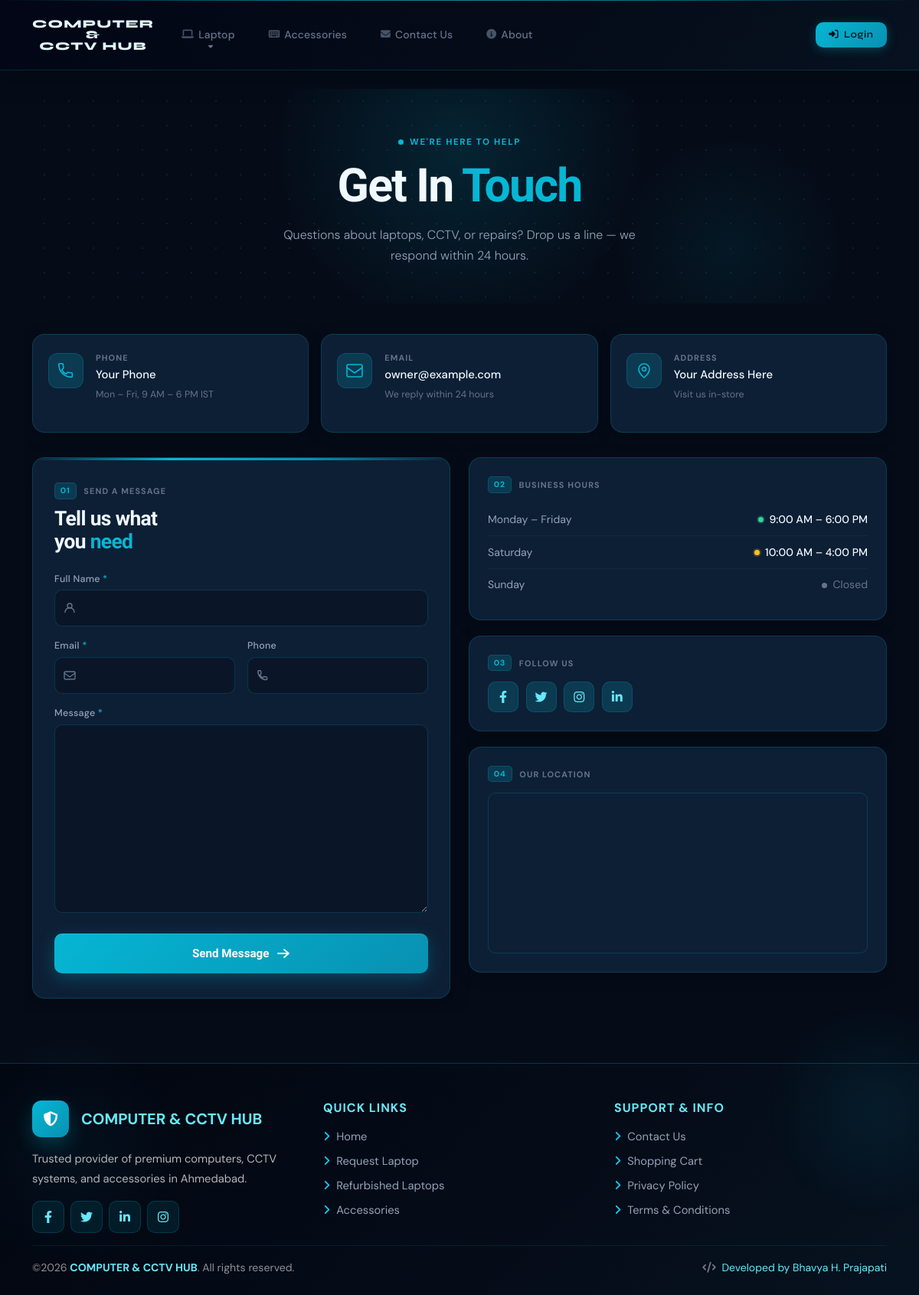
Page /contact/ on the committed database.
### contact/models.py (models this page shows, shortened)
class ContactInfo(models.Model):
    business_name = models.CharField(max_length=200)
    address = models.TextField(blank=True)
    phone = models.CharField(max_length=50, blank=True)
    email = models.EmailField(blank=True)
    map_embed = models.TextField(blank=True, help_text='Put iframe/embed HTML for map')

### contact/views.py (the view, shortened to what this page needs)
# urls.py: path('', views.contact_page, name='contact_page'),
def contact_page(request):
    info = ContactInfo.objects.first()
    initial = {}
    product_q = request.GET.get('product')
    if product_q:
        initial['product'] = product_q
    form = ContactForm(request.POST or None, initial=initial)
    product_value = initial.get('product', '')
    if request.POST:
        product_value = request.POST.get('product', product_value)
    return render(request, 'contact/contact.html', {
        'info': info,
        'form': form,
        'product_value': product_value,
    })

### contact/forms.py
class ContactForm(forms.Form):
    name = forms.CharField(max_length=120)
    email = forms.EmailField()
    phone = forms.CharField(max_length=30, required=False)
    message = forms.CharField(widget=forms.Textarea)
    product = forms.CharField(max_length=200, required=False, widget=forms.HiddenInput())

### cart/context_processors.py (called while the page is built)
def cart_item_count(request):
    if request.user.is_authenticated:
        try:
            cart = Cart.objects.get(user=request.user)
            return {'cart_item_count': cart.get_total_items()}
        except Cart.DoesNotExist:
            return {'cart_item_count': 0}
    return {'cart_item_count': 0}

### contact/templates/contact/contact.html (shortened to what this page needs)
{% extends 'base.html' %}
{% block content %}
<div class="ct-page">
  <div class="ct-hero">
    <div class="ct-hero-grid"></div>
    <div class="ct-hero-inner">
      <div class="ct-eyebrow">
        <span class="eyebrow-pulse"></span>
        We're here to help
      </div>
      <h1 class="ct-hero-title">Get In <span class="cyan">Touch</span></h1>
      <p class="ct-hero-sub">Questions about laptops, CCTV, or repairs? Drop us a line — we respond within 24 hours.</p>
    </div>
  </div>
  <div class="ct-info-row">
    <div class="info-card" style="--delay:.05s">
      <div class="info-icon">
      </div>
      <div class="info-body">
        <h3>Phone</h3>
        {% if info %}
          <a href="tel:{{ info.phone }}" class="info-val">{{ info.phone }}</a>
        {% else %}
          <span class="info-val" style="color:var(--text-muted)">Coming soon</span>
        {% endif %}
        <p>Mon – Fri, 9 AM – 6 PM IST</p>
      </div>
    </div>
    <div class="info-card" style="--delay:.1s">
      <div class="info-icon">
        <svg width="22" height="22" viewBox="0 0 22 22" fill="none">
          <rect x="1" y="3" width="20" height="16" rx="2" stroke="currentColor" stroke-width="1.6"/>
          <path d="M1 7l10 7 10-7" stroke="currentColor" stroke-width="1.6" stroke-linecap="round"/>
        </svg>
      </div>
      <div class="info-body">
        <h3>Email</h3>
        {% if info %}
          <a href="mailto:{{ info.email }}" class="info-val">{{ info.email }}</a>
        {% else %}
          <a href="mailto:support@laptopshop.com" class="info-val">support@laptopshop.com</a>
        {% endif %}
        <p>We reply within 24 hours</p>
      </div>
    </div>
    <div class="info-card" style="--delay:.15s">
      <div class="info-icon">
        <svg width="22" height="22" viewBox="0 0 22 22" fill="none">
          <path d="M11 2C7.13 2 4 5.13 4 9c0 5.25 7 11 7 11s7-5.75 7-11c0-3.87-3.13-7-7-7zm0 9.5a2.5 2.5 0 110-5 2.5 2.5 0 010 5z" stroke="currentColor" stroke-width="1.6" stroke-linejoin="round"/>
        </svg>
      </div>
      <div class="info-body">
        <h3>Address</h3>
        {% if info %}
          <span class="info-val">{{ info.address }}</span>
        {% else %}
          <span class="info-val">Tech Plaza, Innovation Street<br>Ahmedabad, Gujarat</span>
        {% endif %}
        <p>Visit us in-store</p>
      </div>
    </div>
  </div>
  <div class="ct-two-col">
    <div class="ct-form-panel">
      <div class="section-label">
        <span class="section-num">01</span> Send a message
      </div>
      <h2 class="panel-heading">Tell us what<br>you <span class="cyan">need</span></h2>
      <form method="post" novalidate class="ct-form">
        <div class="ct-field">
          <label>Full Name <span class="req">*</span></label>
          <div class="ct-input-wrap">
            {{ form.name }}
          </div>
        </div>
        <div class="ct-field-row">
          <div class="ct-field">
            <label>Email <span class="req">*</span></label>
            <div class="ct-input-wrap">
              {{ form.email }}
            </div>
          </div>
          <div class="ct-field">
            <label>Phone</label>
            <div class="ct-input-wrap">
              {{ form.phone }}
            </div>
          </div>
        </div>
        <div class="ct-field">
          <label>Message <span class="req">*</span></label>
          <div class="ct-input-wrap">
            {{ form.message }}
          </div>
        </div>
        <button type="submit" class="ct-btn">
          <span>Send Message</span>
          <svg width="18" height="18" viewBox="0 0 18 18" fill="none">
            <path d="M2 9h14M10 4l6 5-6 5" stroke="currentColor" stroke-width="1.8" stroke-linecap="round" stroke-linejoin="round"/>
          </svg>
        </button>
      </form>
    </div>
    <div class="ct-side">
      <div class="side-card" style="--delay:.08s">
        <div class="section-label">
          <span class="section-num">02</span> Business hours
        </div>
        <div class="hours-list">
          <div class="hours-row">
            <span class="hours-day">Monday – Friday</span>
            <span class="hours-time"><span class="hdot hdot-open"></span> 9:00 AM – 6:00 PM</span>
          </div>
          <div class="hours-row">
            <span class="hours-day">Saturday</span>
            <span class="hours-time"><span class="hdot hdot-limited"></span> 10:00 AM – 4:00 PM</span>
          </div>
          <div class="hours-row">
            <span class="hours-day">Sunday</span>
            <span class="hours-time closed"><span class="hdot hdot-closed"></span> Closed</span>
          </div>
        </div>
      </div>
      <div class="side-card" style="--delay:.13s">
        <div class="section-label">
          <span class="section-num">03</span> Follow us
        </div>
        <div class="social-row">
          <a href="#" class="social-btn" title="Facebook" aria-label="Facebook">
            <i class="fab fa-facebook-f"></i>
          </a>
          <a href="#" class="social-btn" title="Twitter" aria-label="Twitter">
            <i class="fab fa-twitter"></i>
          </a>
          <a href="#" class="social-btn" title="Instagram" aria-label="Instagram">
            <i class="fab fa-instagram"></i>
          </a>
          <a href="#" class="social-btn" title="LinkedIn" aria-label="LinkedIn">
            <i class="fab fa-linkedin-in"></i>
          </a>
        </div>
      </div>
      <div class="side-card" style="--delay:.18s">
        <div class="section-label">
          <span class="section-num">04</span> Our location
        </div>
        {% if info and info.map_embed %}
          <div class="map-wrap">{{ info.map_embed|safe }}</div>
        {% else %}
          <div class="map-wrap">
            <iframe
              src="https://www.google.com/maps/embed?pb=!1m18!1m12!1m3!1d3671.993894839706!2d72.56772547509188!3d23.023996379172747!2m3!1f0!2f0!3f0!3m2!1i1024!2i768!4f13.1!3m3!1m2!1s0x395e85a6f3f7252d%3A0xb82555f3986ab59!2sSHREYARTH%20UNIVERSITY!5e0!3m2!1sen!2sin!4v1777443141891!5m2!1sen!2sin"
              allowfullscreen=""
              loading="lazy"
              title="Our Location - SHREYANTH UNIVERSITY">
            </iframe>
          </div>
        {% endif %}
      </div>
    </div>
  </div>
</div>
{% endblock %}

### static/css/styles.css (style rules this page uses)
:root { --accent: #06b6d4; --muted: #6b7280; --bg: #0f172a; --primary-gradient: linear-gradient(135deg, #0f172a 0%, #1e293b 100%); }
body { font-family: 'Inter', system-ui, -apple-system, 'Segoe UI', Roboto, Arial; color: #0f172a; background: #ffffff; }
html, body { overflow-x: hidden; overflow-y: auto; scrollbar-width: none !important; -ms-overflow-style: none !important; }
* { scrollbar-width: none !important; -ms-overflow-style: none !important; }
html, body { min-height: 100%; overflow-x: hidden; }
body { display: flex; flex-direction: column; }

### templates/base.html (style rules this page uses)
:root { --primary: #050c18; --primary-soft: #0a1628; --accent: #06b6d4; --accent-dark: #0891b2; --text-soft: #94a3b8; --card-bg: #0d1f35; --text-primary: #f0f9ff; --text-secondary: #94a3b8; --text-muted: #64748b; }
html, body { width: 100%; min-height: 100%; overflow-x: hidden; }
body { background: var(--primary); color: var(--text-primary); display: flex; flex-direction: column; font-family: 'DM Sans', sans-serif; }
label { color: var(--text-primary); }
h1, h2, h3, h4, h5, h6 { color: var(--text-primary); }
p { color: var(--text-secondary); }
a { color: var(--accent); }
:root { --nav-bg: rgba(8, 12, 24, 0.97); --nav-border: rgba(6, 182, 212, 0.15); --nav-glow: rgba(6, 182, 212, 0.08); --cyan: #06b6d4; --cyan-dim: rgba(6, 182, 212, 0.65); --cyan-ghost: rgba(6, 182, 212, 0.12); --text-primary: #e2f8fc; --text-muted: rgba(167, 232, 242, 0.55); }

### rows in the picture
ContactInfo: phone "Your Phone", email "owner@example.com", address "Your Address Here"
